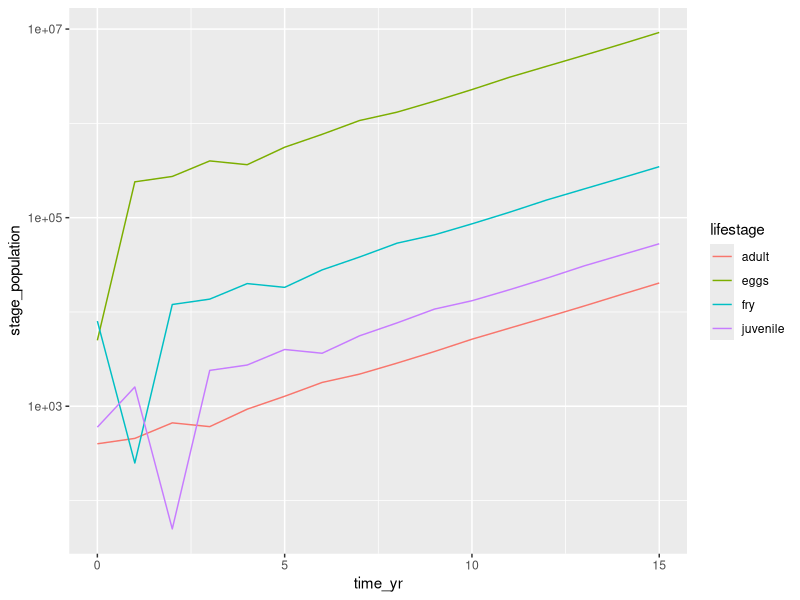

Write the R code that produced this figure.
## ---- chunk 1
knitr::opts_chunk$set(echo = TRUE)
library(tidyverse)
## ---- chunk 2
# Make the Leslie Matrix:
fish_leslie <- matrix(c(0, 0, 0, 600, 0.05, 0, 0, 0, 0, 0.20, 0, 0, 0, 0, 0.16, 0.9), nrow = 4, ncol = 4, byrow = TRUE)

# Check it out: 
fish_leslie
## ---- chunk 3
# Initial population structure (Roe, Fry, Juvenile, Adult): 
fish_year0 <- c(5000, 8000, 600, 400)
## ---- chunk 4
# Model projections

# ------ WHAT HAPPENS HERE? ------ #
# ------ comment line-by-line ---- #

# The line below... creates a sequence of years in a vector to build the placeholder vector next
time_yr <- seq(from = 0, to = 15, by = 1)

# The line below... creates a shell vector for the output
proj_year <- matrix(ncol = length(fish_year0), nrow = length(time_yr))

# The line below... adds in the known starting data to the first row of the output matrix
proj_year[1, ] <- fish_year0

# The for loop below... starting at the 2nd column of time_yr (code result shows 2-9)
   # starting at 2, (i-1) is the dot product to multiply from the previous year with the original matrix fish_leslie
for (i in 2:length(time_yr)) {
  proj_year[i,] <- fish_leslie %*% proj_year[i-1,]
}

view(proj_year)
# Not tidy data: population (a single variable) spread over 4 columns, variable life-stage


# The rest is wrangling & visualization (run to check it out):
colnames(proj_year) <- c("eggs", "fry", "juvenile", "adult")

# Tidy data below Below:
## Bind together proj_year with just the time_yr
## Collapse everything EXCEPT time_yr, put names into column "lifestage" and values into column "stage_population"
proj_df <- data.frame(time_yr, proj_year) %>% 
  pivot_longer(cols = -time_yr, names_to = "lifestage", values_to = "stage_population")

# group by lifestage once in tidy data
ggplot(data = proj_df, aes(x = time_yr, y = stage_population)) +
  geom_line(aes(color = lifestage)) +
  scale_y_log10()

